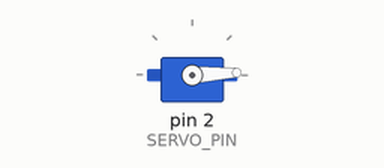
This sketch was run on a simulated Arduino Uno, built with avr-gcc and run on an emulated ATmega328P. Shown: servo.

Above: at 0.05 s.
At 0.65 s:
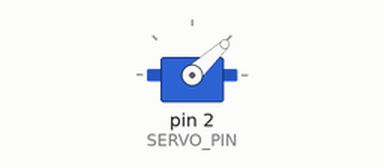
At 1.25 s:
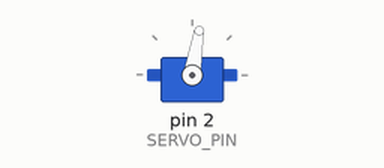
At 2.5 s:
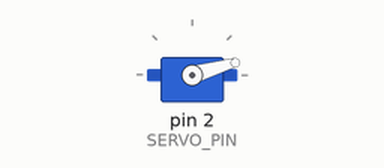
Timing chart, 0 to 6.3 s (numbered marks = the images above):
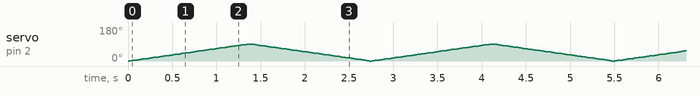

The sketch:

Lab_4___Part_1.ino
```cpp
/*
 * Servo Motor Sweep Controller
 * Demonstrates basic servo motor movement through a 90-degree range
 */

#include <Servo.h>

// Servo configuration
const int SERVO_PIN = 2;          // Digital pin connected to servo
const int SWEEP_DELAY = 15;       // Delay between position changes (ms)
const int MIN_ANGLE = 0;          // Minimum servo position (degrees)
const int MAX_ANGLE = 90;         // Maximum servo position (degrees)

// Servo object initialization
Servo myServo;                    // Create servo object to control servo motor

// Current servo position variable
int currentPosition = 0;          // Stores the current servo angle

/**
 * Setup function - runs once at startup
 * Initializes the servo motor and attaches it to the specified pin
 */
void setup() {
  myServo.attach(SERVO_PIN);      // Attach servo to digital pin
}

/**
 * Main loop function - runs continuously
 * Sweeps servo back and forth between minimum and maximum angles
 */
void loop() {
  sweepServoForward();            // Sweep from 0 to 90 degrees
  sweepServoBackward();           // Sweep from 90 back to 0 degrees
}

/**
 * Sweeps servo from minimum to maximum angle
 * Moves in 1-degree increments with specified delay
 */
void sweepServoForward() {
  for (currentPosition = MIN_ANGLE; currentPosition <= MAX_ANGLE; currentPosition += 1) {
    myServo.write(currentPosition);  // Set servo position
    delay(SWEEP_DELAY);              // Control sweep speed
  }
}

/**
 * Sweeps servo from maximum back to minimum angle
 * Moves in 1-degree decrements with specified delay
 */
void sweepServoBackward() {
  for (currentPosition = MAX_ANGLE; currentPosition >= MIN_ANGLE; currentPosition -= 1) {
    myServo.write(currentPosition);  // Set servo position
    delay(SWEEP_DELAY);              // Control sweep speed
  }
}
```
